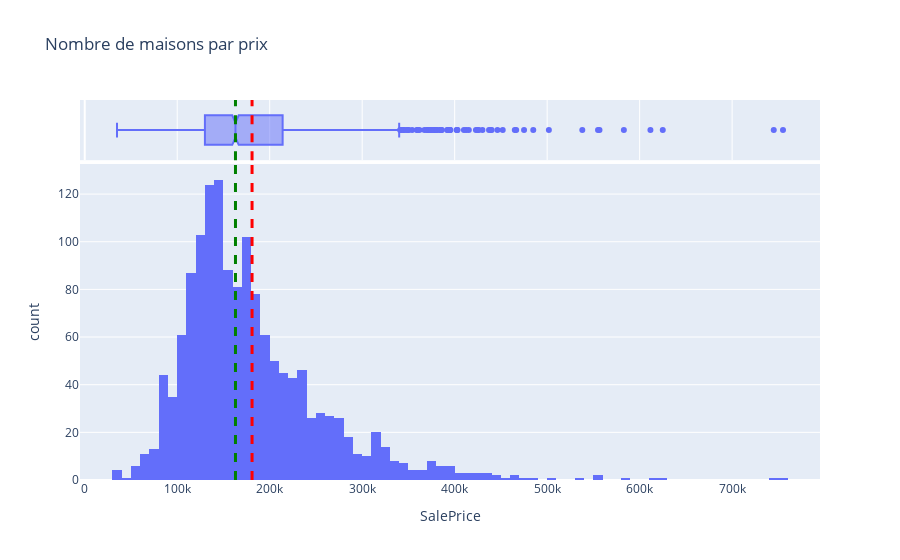

Source (notebook cell):
### Markdown cell above
# Partie 2) Compréhension du prix des maisons.
1) Tracez la distribution du prix des maisons. Que remarque-t-on ?
2) De façon intuitive, le prix dépend de la taille. Tracez le prix des maisons en fonction de leur taille. Y a-t-il une relation linéaire ? Si oui, tracez sur votre graphe la droite.
3) Identifiez les outliers de la question d'avant.
4) Quelles sont les variables les plus corrélées avec le prix des maisons ?
5) Certaines variables semblent redondantes. Quelles sont les variables avec une très forte corrélation entre elles ?
5) Trouvez une visualisation pertinente qui relie le lien entre le prix des maisons et leur note globale.
6) Les maisons récentes sont-elles plus chères que les maisons anciennes ?

### Code cell
# Question 1)
# Première constatation : les prix sont répartis avec une distribution qui ressemble à la distribution exponentielle.
# Constatation rassurante, on ne possède aucune maison avec des prix nuls ou négatifs.

fig = px.histogram(train_house, x="SalePrice", marginal="box", title = "Nombre de maisons par prix")
fig.add_vline(x=train_house["SalePrice"].mean(), line_width=3, line_dash="dash", line_color="red")
fig.add_vline(x=train_house["SalePrice"].median(), line_width=3, line_dash="dash", line_color="green")
fig.show()

### Figure 1 — Plotly figure (JSON) as saved in the notebook; plotly's stock layout.template omitted (floating-point values rounded to 4 significant figures; data arrays with more than 128 entries replaced by an {"elided": "..."} marker saying what was removed)
{"data": [{"alignmentgroup": "True", "bingroup": "x", "hovertemplate": "SalePrice=%{x}<br>count=%{y}<extra></extra>", "legendgroup": "", "marker": {"color": "#636efa", "pattern": {"shape": ""}}, "name": "", "offsetgroup": "", "orientation": "v", "showlegend": false, "type": "histogram", "x": {"elided": "1460 int values"}, "xaxis": "x", "yaxis": "y"}, {"alignmentgroup": "True", "hovertemplate": "SalePrice=%{x}<extra></extra>", "legendgroup": "", "marker": {"color": "#636efa"}, "name": "", "notched": true, "offsetgroup": "", "showlegend": false, "type": "box", "x": {"elided": "1460 int values"}, "xaxis": "x2", "yaxis": "y2"}], "layout": {"barmode": "relative", "legend": {"tracegroupgap": 0}, "shapes": [{"line": {"color": "red", "dash": "dash", "width": 3}, "type": "line", "x0": 180900.0, "x1": 180900.0, "xref": "x", "y0": 0, "y1": 1, "yref": "y domain"}, {"line": {"color": "red", "dash": "dash", "width": 3}, "type": "line", "x0": 180900.0, "x1": 180900.0, "xref": "x2", "y0": 0, "y1": 1, "yref": "y2 domain"}, {"line": {"color": "green", "dash": "dash", "width": 3}, "type": "line", "x0": 163000, "x1": 163000, "xref": "x", "y0": 0, "y1": 1, "yref": "y domain"}, {"line": {"color": "green", "dash": "dash", "width": 3}, "type": "line", "x0": 163000, "x1": 163000, "xref": "x2", "y0": 0, "y1": 1, "yref": "y2 domain"}], "title": {"text": "Nombre de maisons par prix"}, "xaxis": {"anchor": "y", "domain": [0, 1], "title": {"text": "SalePrice"}}, "xaxis2": {"anchor": "y2", "domain": [0, 1], "matches": "x", "showgrid": true, "showticklabels": false}, "yaxis": {"anchor": "x", "domain": [0, 0.8316], "title": {"text": "count"}}, "yaxis2": {"anchor": "x2", "domain": [0.8416, 1], "matches": "y2", "showgrid": false, "showline": false, "showticklabels": false, "ticks": ""}}}
